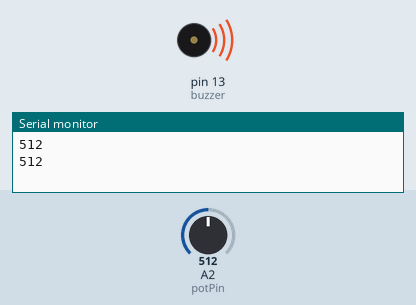
Simulated run of this sketch. Board: Arduino Uno, built with avr-gcc and run on an emulated ATmega328P. On the bench: buzzer (waves = sounding, pin HIGH), the last lines printed to the serial monitor. Inputs (shaded band) come from the test bench; at power-on: A2 (potPin) = 512.

Above: at 1.8 s.
1.9 s: A2 (potPin) set to 487
At 2.3 s:
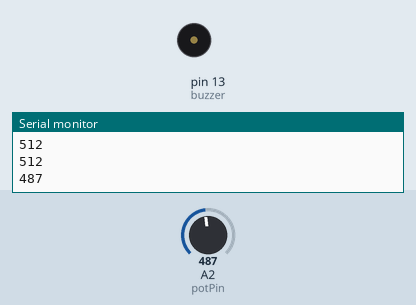
3.5 s: A2 (potPin) set to 510
At 5.1 s:
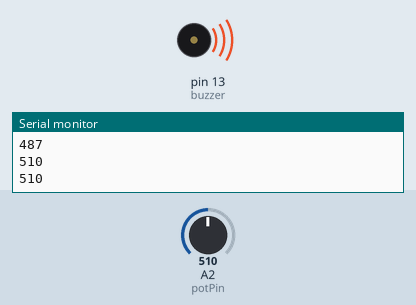
5.5 s: A2 (potPin) set to 490
At 6.6 s:
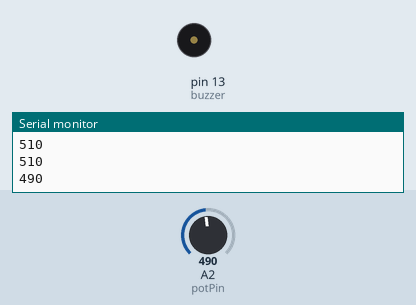
Timing chart, 0 to 8.5 s (numbered marks = the images above; inputs shaded):
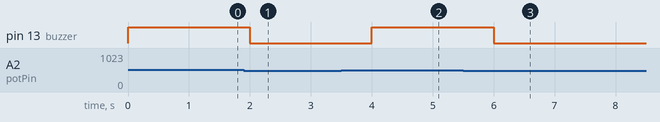

Measured:
- the behaviour switches between 501 and 500 on A2 (potPin) (found by bisection; images 0 and 1)
- after the input at 1.9 s, pin 13 (buzzer): HIGH → LOW after 0.10 s
- after the input at 3.5 s, pin 13 (buzzer): LOW → HIGH after 0.50 s
- after the input at 5.5 s, pin 13 (buzzer): HIGH → LOW after 0.50 s

The sketch:

activebuzzer.ino
```cpp
int buzzer = 13;
int potPin = A2;
int potValue = 0;

void setup() {
  pinMode(buzzer, OUTPUT);
  Serial.begin(9600);
}

void loop() {

  potValue = analogRead(potPin);

  Serial.println(potValue);

  if (potValue > 500) {
    digitalWrite(buzzer, HIGH);
  }
  else {
    digitalWrite(buzzer, LOW);
  }

  delay(1000);
}
```
